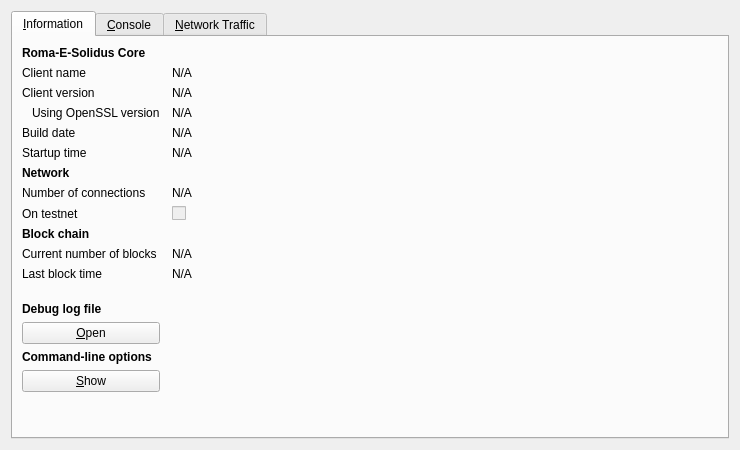
<?xml version="1.0" encoding="UTF-8"?>
<ui version="4.0">
 <class>RPCConsole</class>
 <widget class="QDialog" name="RPCConsole">
  <property name="geometry">
   <rect>
    <x>0</x>
    <y>0</y>
    <width>740</width>
    <height>450</height>
   </rect>
  </property>
  <property name="windowTitle">
   <string>Roma-E-Solidus - Debug window</string>
  </property>
  <layout class="QVBoxLayout" name="verticalLayout_2">
   <item>
    <widget class="QTabWidget" name="tabWidget">
     <property name="currentIndex">
      <number>0</number>
     </property>
     <widget class="QWidget" name="tab_info">
      <attribute name="title">
       <string>&amp;Information</string>
      </attribute>
      <layout class="QGridLayout" name="gridLayout" columnstretch="0,1">
       <property name="horizontalSpacing">
        <number>12</number>
       </property>
       <item row="0" column="0">
        <widget class="QLabel" name="label_9">
         <property name="font">
          <font>
           <weight>75</weight>
           <bold>true</bold>
          </font>
         </property>
         <property name="text">
          <string>Roma-E-Solidus Core</string>
         </property>
        </widget>
       </item>
       <item row="1" column="0">
        <widget class="QLabel" name="label_5">
         <property name="text">
          <string>Client name</string>
         </property>
        </widget>
       </item>
       <item row="1" column="1">
        <widget class="QLabel" name="clientName">
         <property name="cursor">
          <cursorShape>IBeamCursor</cursorShape>
         </property>
         <property name="text">
          <string>N/A</string>
         </property>
         <property name="textFormat">
          <enum>Qt::PlainText</enum>
         </property>
         <property name="textInteractionFlags">
          <set>Qt::LinksAccessibleByMouse|Qt::TextSelectableByKeyboard|Qt::TextSelectableByMouse</set>
         </property>
        </widget>
       </item>
       <item row="2" column="0">
        <widget class="QLabel" name="label_6">
         <property name="text">
          <string>Client version</string>
         </property>
        </widget>
       </item>
       <item row="2" column="1">
        <widget class="QLabel" name="clientVersion">
         <property name="cursor">
          <cursorShape>IBeamCursor</cursorShape>
         </property>
         <property name="text">
          <string>N/A</string>
         </property>
         <property name="textFormat">
          <enum>Qt::PlainText</enum>
         </property>
         <property name="textInteractionFlags">
          <set>Qt::LinksAccessibleByMouse|Qt::TextSelectableByKeyboard|Qt::TextSelectableByMouse</set>
         </property>
        </widget>
       </item>
       <item row="3" column="0">
        <widget class="QLabel" name="label_14">
         <property name="text">
          <string>Using OpenSSL version</string>
         </property>
         <property name="indent">
          <number>10</number>
         </property>
        </widget>
       </item>
       <item row="3" column="1">
        <widget class="QLabel" name="openSSLVersion">
         <property name="cursor">
          <cursorShape>IBeamCursor</cursorShape>
         </property>
         <property name="text">
          <string>N/A</string>
         </property>
         <property name="textFormat">
          <enum>Qt::PlainText</enum>
         </property>
         <property name="textInteractionFlags">
          <set>Qt::LinksAccessibleByMouse|Qt::TextSelectableByKeyboard|Qt::TextSelectableByMouse</set>
         </property>
        </widget>
       </item>
       <item row="4" column="0">
        <widget class="QLabel" name="label_12">
         <property name="text">
          <string>Build date</string>
         </property>
        </widget>
       </item>
       <item row="4" column="1">
        <widget class="QLabel" name="buildDate">
         <property name="cursor">
          <cursorShape>IBeamCursor</cursorShape>
         </property>
         <property name="text">
          <string>N/A</string>
         </property>
         <property name="textFormat">
          <enum>Qt::PlainText</enum>
         </property>
         <property name="textInteractionFlags">
          <set>Qt::LinksAccessibleByMouse|Qt::TextSelectableByKeyboard|Qt::TextSelectableByMouse</set>
         </property>
        </widget>
       </item>
       <item row="5" column="0">
        <widget class="QLabel" name="label_13">
         <property name="text">
          <string>Startup time</string>
         </property>
        </widget>
       </item>
       <item row="5" column="1">
        <widget class="QLabel" name="startupTime">
         <property name="cursor">
          <cursorShape>IBeamCursor</cursorShape>
         </property>
         <property name="text">
          <string>N/A</string>
         </property>
         <property name="textFormat">
          <enum>Qt::PlainText</enum>
         </property>
         <property name="textInteractionFlags">
          <set>Qt::LinksAccessibleByMouse|Qt::TextSelectableByKeyboard|Qt::TextSelectableByMouse</set>
         </property>
        </widget>
       </item>
       <item row="6" column="0">
        <widget class="QLabel" name="label_11">
         <property name="font">
          <font>
           <weight>75</weight>
           <bold>true</bold>
          </font>
         </property>
         <property name="text">
          <string>Network</string>
         </property>
        </widget>
       </item>
       <item row="7" column="0">
        <widget class="QLabel" name="label_7">
         <property name="text">
          <string>Number of connections</string>
         </property>
        </widget>
       </item>
       <item row="7" column="1">
        <widget class="QLabel" name="numberOfConnections">
         <property name="cursor">
          <cursorShape>IBeamCursor</cursorShape>
         </property>
         <property name="text">
          <string>N/A</string>
         </property>
         <property name="textFormat">
          <enum>Qt::PlainText</enum>
         </property>
         <property name="textInteractionFlags">
          <set>Qt::LinksAccessibleByMouse|Qt::TextSelectableByKeyboard|Qt::TextSelectableByMouse</set>
         </property>
        </widget>
       </item>
       <item row="8" column="0">
        <widget class="QLabel" name="label_8">
         <property name="text">
          <string>On testnet</string>
         </property>
        </widget>
       </item>
       <item row="8" column="1">
        <widget class="QCheckBox" name="isTestNet">
         <property name="enabled">
          <bool>false</bool>
         </property>
         <property name="text">
          <string/>
         </property>
        </widget>
       </item>
       <item row="9" column="0">
        <widget class="QLabel" name="label_10">
         <property name="font">
          <font>
           <weight>75</weight>
           <bold>true</bold>
          </font>
         </property>
         <property name="text">
          <string>Block chain</string>
         </property>
        </widget>
       </item>
       <item row="10" column="0">
        <widget class="QLabel" name="label_3">
         <property name="text">
          <string>Current number of blocks</string>
         </property>
        </widget>
       </item>
       <item row="10" column="1">
        <widget class="QLabel" name="numberOfBlocks">
         <property name="cursor">
          <cursorShape>IBeamCursor</cursorShape>
         </property>
         <property name="text">
          <string>N/A</string>
         </property>
         <property name="textFormat">
          <enum>Qt::PlainText</enum>
         </property>
         <property name="textInteractionFlags">
          <set>Qt::LinksAccessibleByMouse|Qt::TextSelectableByKeyboard|Qt::TextSelectableByMouse</set>
         </property>
        </widget>
       </item>
       <item row="11" column="0">
        <widget class="QLabel" name="label_2">
         <property name="text">
          <string>Last block time</string>
         </property>
        </widget>
       </item>
       <item row="11" column="1">
        <widget class="QLabel" name="lastBlockTime">
         <property name="cursor">
          <cursorShape>IBeamCursor</cursorShape>
         </property>
         <property name="text">
          <string>N/A</string>
         </property>
         <property name="textFormat">
          <enum>Qt::PlainText</enum>
         </property>
         <property name="textInteractionFlags">
          <set>Qt::LinksAccessibleByMouse|Qt::TextSelectableByKeyboard|Qt::TextSelectableByMouse</set>
         </property>
        </widget>
       </item>
       <item row="12" column="0">
        <spacer name="verticalSpacer_2">
         <property name="orientation">
          <enum>Qt::Vertical</enum>
         </property>
         <property name="sizeHint" stdset="0">
          <size>
           <width>20</width>
           <height>20</height>
          </size>
         </property>
        </spacer>
       </item>
       <item row="13" column="0">
        <widget class="QLabel" name="labelDebugLogfile">
         <property name="font">
          <font>
           <weight>75</weight>
           <bold>true</bold>
          </font>
         </property>
         <property name="text">
          <string>Debug log file</string>
         </property>
        </widget>
       </item>
       <item row="14" column="0">
        <widget class="QPushButton" name="openDebugLogfileButton">
         <property name="toolTip">
          <string>Open the Roma-E-Solidus debug log file from the current data directory. This can take a few seconds for large log files.</string>
         </property>
         <property name="text">
          <string>&amp;Open</string>
         </property>
         <property name="autoDefault">
          <bool>false</bool>
         </property>
        </widget>
       </item>
       <item row="15" column="0">
        <widget class="QLabel" name="labelCLOptions">
         <property name="font">
          <font>
           <weight>75</weight>
           <bold>true</bold>
          </font>
         </property>
         <property name="text">
          <string>Command-line options</string>
         </property>
        </widget>
       </item>
       <item row="16" column="0">
        <widget class="QPushButton" name="showCLOptionsButton">
         <property name="toolTip">
          <string>Show the Roma-E-Solidus-Qt help message to get a list with possible Roma-E-Solidus command-line options.</string>
         </property>
         <property name="text">
          <string>&amp;Show</string>
         </property>
         <property name="autoDefault">
          <bool>false</bool>
         </property>
        </widget>
       </item>
       <item row="17" column="0">
        <spacer name="verticalSpacer">
         <property name="orientation">
          <enum>Qt::Vertical</enum>
         </property>
         <property name="sizeHint" stdset="0">
          <size>
           <width>20</width>
           <height>40</height>
          </size>
         </property>
        </spacer>
       </item>
      </layout>
     </widget>
     <widget class="QWidget" name="tab_console">
      <attribute name="title">
       <string>&amp;Console</string>
      </attribute>
      <layout class="QVBoxLayout" name="verticalLayout_3">
       <property name="spacing">
        <number>3</number>
       </property>
       <item>
        <widget class="QTextEdit" name="messagesWidget">
         <property name="minimumSize">
          <size>
           <width>0</width>
           <height>100</height>
          </size>
         </property>
         <property name="readOnly">
          <bool>true</bool>
         </property>
         <property name="tabKeyNavigation" stdset="0">
          <bool>false</bool>
         </property>
         <property name="columnCount" stdset="0">
          <number>2</number>
         </property>
        </widget>
       </item>
       <item>
        <layout class="QHBoxLayout" name="horizontalLayout">
         <property name="spacing">
          <number>3</number>
         </property>
         <item>
          <widget class="QLabel" name="label">
           <property name="text">
            <string notr="true">&gt;</string>
           </property>
          </widget>
         </item>
         <item>
          <widget class="QLineEdit" name="lineEdit"/>
         </item>
         <item>
          <widget class="QPushButton" name="clearButton">
           <property name="maximumSize">
            <size>
             <width>24</width>
             <height>24</height>
            </size>
           </property>
           <property name="toolTip">
            <string>Clear console</string>
           </property>
           <property name="text">
            <string/>
           </property>
           <property name="icon">
            <iconset resource="../bitcoin.qrc">
             <normaloff>:/icons/remove</normaloff>:/icons/remove</iconset>
           </property>
           <property name="shortcut">
            <string notr="true">Ctrl+L</string>
           </property>
           <property name="autoDefault">
            <bool>false</bool>
           </property>
          </widget>
         </item>
        </layout>
       </item>
      </layout>
     </widget>
     <widget class="QWidget" name="tab">
      <attribute name="title">
       <string>&amp;Network Traffic</string>
      </attribute>
      <layout class="QHBoxLayout" name="horizontalLayout_3">
       <item>
        <layout class="QVBoxLayout" name="verticalLayout_4">
         <item>
          <widget class="TrafficGraphWidget" name="trafficGraph" native="true">
           <property name="sizePolicy">
            <sizepolicy hsizetype="Expanding" vsizetype="Expanding">
             <horstretch>0</horstretch>
             <verstretch>0</verstretch>
            </sizepolicy>
           </property>
          </widget>
         </item>
         <item>
          <layout class="QHBoxLayout" name="horizontalLayout_2">
           <item>
            <widget class="QSlider" name="sldGraphRange">
             <property name="minimum">
              <number>1</number>
             </property>
             <property name="maximum">
              <number>288</number>
             </property>
             <property name="pageStep">
              <number>12</number>
             </property>
             <property name="value">
              <number>6</number>
             </property>
             <property name="orientation">
              <enum>Qt::Horizontal</enum>
             </property>
            </widget>
           </item>
           <item>
            <widget class="QLabel" name="lblGraphRange">
             <property name="minimumSize">
              <size>
               <width>100</width>
               <height>0</height>
              </size>
             </property>
             <property name="alignment">
              <set>Qt::AlignCenter</set>
             </property>
            </widget>
           </item>
           <item>
            <widget class="QPushButton" name="btnClearTrafficGraph">
             <property name="text">
              <string>&amp;Clear</string>
             </property>
            </widget>
           </item>
          </layout>
         </item>
        </layout>
       </item>
       <item>
        <layout class="QVBoxLayout" name="verticalLayout">
         <item>
          <widget class="QGroupBox" name="groupBox">
           <property name="title">
            <string>Totals</string>
           </property>
           <layout class="QVBoxLayout" name="verticalLayout_5">
            <item>
             <layout class="QHBoxLayout" name="horizontalLayout_4">
              <item>
               <widget class="Line" name="line">
                <property name="sizePolicy">
                 <sizepolicy hsizetype="Fixed" vsizetype="Fixed">
                  <horstretch>0</horstretch>
                  <verstretch>0</verstretch>
                 </sizepolicy>
                </property>
                <property name="minimumSize">
                 <size>
                  <width>10</width>
                  <height>0</height>
                 </size>
                </property>
                <property name="palette">
                 <palette>
                  <active>
                   <colorrole role="Light">
                    <brush brushstyle="SolidPattern">
                     <color alpha="255">
                      <red>0</red>
                      <green>255</green>
                      <blue>0</blue>
                     </color>
                    </brush>
                   </colorrole>
                  </active>
                  <inactive>
                   <colorrole role="Light">
                    <brush brushstyle="SolidPattern">
                     <color alpha="255">
                      <red>0</red>
                      <green>255</green>
                      <blue>0</blue>
                     </color>
                    </brush>
                   </colorrole>
                  </inactive>
                  <disabled>
                   <colorrole role="Light">
                    <brush brushstyle="SolidPattern">
                     <color alpha="255">
                      <red>0</red>
                      <green>255</green>
                      <blue>0</blue>
                     </color>
                    </brush>
                   </colorrole>
                  </disabled>
                 </palette>
                </property>
                <property name="orientation">
                 <enum>Qt::Horizontal</enum>
                </property>
               </widget>
              </item>
              <item>
               <widget class="QLabel" name="label_16">
                <property name="text">
                 <string>In:</string>
                </property>
               </widget>
              </item>
              <item>
               <widget class="QLabel" name="lblBytesIn">
                <property name="minimumSize">
                 <size>
                  <width>50</width>
                  <height>0</height>
                 </size>
                </property>
                <property name="alignment">
                 <set>Qt::AlignRight|Qt::AlignTrailing|Qt::AlignVCenter</set>
                </property>
               </widget>
              </item>
             </layout>
            </item>
            <item>
             <layout class="QHBoxLayout" name="horizontalLayout_5">
              <item>
               <widget class="Line" name="line_2">
                <property name="sizePolicy">
                 <sizepolicy hsizetype="Fixed" vsizetype="Fixed">
                  <horstretch>0</horstretch>
                  <verstretch>0</verstretch>
                 </sizepolicy>
                </property>
                <property name="minimumSize">
                 <size>
                  <width>10</width>
                  <height>0</height>
                 </size>
                </property>
                <property name="palette">
                 <palette>
                  <active>
                   <colorrole role="Light">
                    <brush brushstyle="SolidPattern">
                     <color alpha="255">
                      <red>255</red>
                      <green>0</green>
                      <blue>0</blue>
                     </color>
                    </brush>
                   </colorrole>
                  </active>
                  <inactive>
                   <colorrole role="Light">
                    <brush brushstyle="SolidPattern">
                     <color alpha="255">
                      <red>255</red>
                      <green>0</green>
                      <blue>0</blue>
                     </color>
                    </brush>
                   </colorrole>
                  </inactive>
                  <disabled>
                   <colorrole role="Light">
                    <brush brushstyle="SolidPattern">
                     <color alpha="255">
                      <red>255</red>
                      <green>0</green>
                      <blue>0</blue>
                     </color>
                    </brush>
                   </colorrole>
                  </disabled>
                 </palette>
                </property>
                <property name="orientation">
                 <enum>Qt::Horizontal</enum>
                </property>
               </widget>
              </item>
              <item>
               <widget class="QLabel" name="label_17">
                <property name="text">
                 <string>Out:</string>
                </property>
               </widget>
              </item>
              <item>
               <widget class="QLabel" name="lblBytesOut">
                <property name="minimumSize">
                 <size>
                  <width>50</width>
                  <height>0</height>
                 </size>
                </property>
                <property name="alignment">
                 <set>Qt::AlignRight|Qt::AlignTrailing|Qt::AlignVCenter</set>
                </property>
               </widget>
              </item>
             </layout>
            </item>
            <item>
             <spacer name="verticalSpacer_4">
              <property name="orientation">
               <enum>Qt::Vertical</enum>
              </property>
              <property name="sizeHint" stdset="0">
               <size>
                <width>20</width>
                <height>407</height>
               </size>
              </property>
             </spacer>
            </item>
           </layout>
          </widget>
         </item>
        </layout>
       </item>
      </layout>
     </widget>
    </widget>
   </item>
  </layout>
 </widget>
 <customwidgets>
  <customwidget>
   <class>TrafficGraphWidget</class>
   <extends>QWidget</extends>
   <header>trafficgraphwidget.h</header>
   <container>1</container>
   <slots>
    <slot>clear()</slot>
   </slots>
  </customwidget>
 </customwidgets>
 <resources>
  <include location="../bitcoin.qrc"/>
 </resources>
 <connections/>
</ui>
